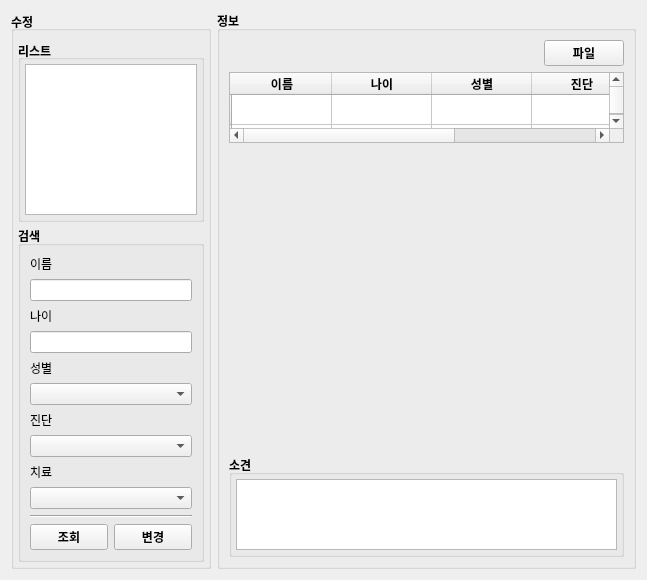
<?xml version="1.0" encoding="UTF-8"?>
<ui version="4.0">
 <class>PatientModifyForm</class>
 <widget class="QWidget" name="PatientModifyForm">
  <property name="geometry">
   <rect>
    <x>0</x>
    <y>0</y>
    <width>647</width>
    <height>580</height>
   </rect>
  </property>
  <property name="windowTitle">
   <string>Form</string>
  </property>
  <layout class="QVBoxLayout" name="verticalLayout_6">
   <item>
    <layout class="QHBoxLayout" name="horizontalLayout">
     <item>
      <widget class="QGroupBox" name="groupBox">
       <property name="maximumSize">
        <size>
         <width>200</width>
         <height>16777215</height>
        </size>
       </property>
       <property name="font">
        <font>
         <bold>true</bold>
        </font>
       </property>
       <property name="title">
        <string>수정</string>
       </property>
       <property name="alignment">
        <set>Qt::AlignmentFlag::AlignLeading|Qt::AlignmentFlag::AlignLeft|Qt::AlignmentFlag::AlignVCenter</set>
       </property>
       <layout class="QVBoxLayout" name="verticalLayout_3">
        <property name="spacing">
         <number>4</number>
        </property>
        <property name="leftMargin">
         <number>4</number>
        </property>
        <property name="rightMargin">
         <number>4</number>
        </property>
        <property name="bottomMargin">
         <number>4</number>
        </property>
        <item>
         <widget class="QGroupBox" name="groupBox_3">
          <property name="font">
           <font>
            <bold>true</bold>
           </font>
          </property>
          <property name="title">
           <string>리스트</string>
          </property>
          <property name="alignment">
           <set>Qt::AlignmentFlag::AlignLeading|Qt::AlignmentFlag::AlignLeft|Qt::AlignmentFlag::AlignVCenter</set>
          </property>
          <property name="flat">
           <bool>true</bool>
          </property>
          <property name="checkable">
           <bool>false</bool>
          </property>
          <layout class="QVBoxLayout" name="verticalLayout_2">
           <property name="spacing">
            <number>5</number>
           </property>
           <property name="leftMargin">
            <number>4</number>
           </property>
           <property name="topMargin">
            <number>4</number>
           </property>
           <property name="rightMargin">
            <number>4</number>
           </property>
           <property name="bottomMargin">
            <number>4</number>
           </property>
           <item>
            <widget class="QListWidget" name="lwListModify">
             <property name="font">
              <font>
               <bold>false</bold>
              </font>
             </property>
            </widget>
           </item>
          </layout>
         </widget>
        </item>
        <item>
         <widget class="QGroupBox" name="groupBox_4">
          <property name="font">
           <font>
            <bold>true</bold>
           </font>
          </property>
          <property name="title">
           <string>검색</string>
          </property>
          <property name="flat">
           <bool>true</bool>
          </property>
          <layout class="QVBoxLayout" name="verticalLayout">
           <item>
            <widget class="QLabel" name="label">
             <property name="font">
              <font>
               <bold>false</bold>
              </font>
             </property>
             <property name="text">
              <string>이름</string>
             </property>
            </widget>
           </item>
           <item>
            <widget class="QLineEdit" name="leNameModify"/>
           </item>
           <item>
            <widget class="QLabel" name="label_2">
             <property name="font">
              <font>
               <bold>false</bold>
              </font>
             </property>
             <property name="text">
              <string>나이</string>
             </property>
            </widget>
           </item>
           <item>
            <widget class="QLineEdit" name="leAgeModify"/>
           </item>
           <item>
            <widget class="QLabel" name="label_3">
             <property name="font">
              <font>
               <bold>false</bold>
              </font>
             </property>
             <property name="text">
              <string>성별</string>
             </property>
            </widget>
           </item>
           <item>
            <widget class="QComboBox" name="cbGenderModify">
             <property name="font">
              <font>
               <bold>false</bold>
              </font>
             </property>
            </widget>
           </item>
           <item>
            <widget class="QLabel" name="label_4">
             <property name="font">
              <font>
               <bold>false</bold>
              </font>
             </property>
             <property name="text">
              <string>진단</string>
             </property>
            </widget>
           </item>
           <item>
            <widget class="QComboBox" name="cbDiagnosisModify">
             <property name="font">
              <font>
               <bold>false</bold>
              </font>
             </property>
            </widget>
           </item>
           <item>
            <widget class="QLabel" name="label_5">
             <property name="font">
              <font>
               <bold>false</bold>
              </font>
             </property>
             <property name="text">
              <string>치료</string>
             </property>
            </widget>
           </item>
           <item>
            <widget class="QComboBox" name="cbTreatmentModify">
             <property name="font">
              <font>
               <bold>false</bold>
              </font>
             </property>
            </widget>
           </item>
           <item>
            <widget class="Line" name="line">
             <property name="orientation">
              <enum>Qt::Orientation::Horizontal</enum>
             </property>
            </widget>
           </item>
           <item>
            <layout class="QHBoxLayout" name="horizontalLayout_4">
             <item>
              <widget class="QPushButton" name="btnSearchModify">
               <property name="text">
                <string>조회</string>
               </property>
              </widget>
             </item>
             <item>
              <widget class="QPushButton" name="btnSaveModify">
               <property name="text">
                <string>변경</string>
               </property>
              </widget>
             </item>
            </layout>
           </item>
          </layout>
         </widget>
        </item>
       </layout>
      </widget>
     </item>
     <item>
      <widget class="QGroupBox" name="groupBox_2">
       <property name="font">
        <font>
         <bold>true</bold>
        </font>
       </property>
       <property name="title">
        <string>정보</string>
       </property>
       <layout class="QVBoxLayout" name="verticalLayout_5">
        <item>
         <layout class="QHBoxLayout" name="horizontalLayout_3">
          <item>
           <spacer name="horizontalSpacer">
            <property name="orientation">
             <enum>Qt::Orientation::Horizontal</enum>
            </property>
            <property name="sizeHint" stdset="0">
             <size>
              <width>40</width>
              <height>20</height>
             </size>
            </property>
           </spacer>
          </item>
          <item>
           <widget class="QPushButton" name="btnFileModify">
            <property name="text">
             <string>파일</string>
            </property>
           </widget>
          </item>
         </layout>
        </item>
        <item>
         <widget class="QTableWidget" name="twInfoModify">
          <row>
           <property name="text">
            <string/>
           </property>
          </row>
          <row>
           <property name="text">
            <string/>
           </property>
          </row>
          <row>
           <property name="text">
            <string/>
           </property>
          </row>
          <row>
           <property name="text">
            <string/>
           </property>
          </row>
          <row>
           <property name="text">
            <string/>
           </property>
          </row>
          <column>
           <property name="text">
            <string>이름</string>
           </property>
          </column>
          <column>
           <property name="text">
            <string>나이</string>
           </property>
          </column>
          <column>
           <property name="text">
            <string>성별</string>
           </property>
          </column>
          <column>
           <property name="text">
            <string>진단</string>
           </property>
          </column>
          <column>
           <property name="text">
            <string>치료</string>
           </property>
          </column>
          <item row="0" column="0">
           <property name="text">
            <string/>
           </property>
          </item>
          <item row="0" column="1">
           <property name="text">
            <string/>
           </property>
          </item>
          <item row="0" column="2">
           <property name="text">
            <string/>
           </property>
          </item>
          <item row="0" column="3">
           <property name="text">
            <string/>
           </property>
          </item>
          <item row="0" column="4">
           <property name="text">
            <string/>
           </property>
          </item>
          <item row="1" column="0">
           <property name="text">
            <string/>
           </property>
          </item>
         </widget>
        </item>
        <item>
         <widget class="QLabel" name="lbImageModify">
          <property name="minimumSize">
           <size>
            <width>0</width>
            <height>300</height>
           </size>
          </property>
          <property name="text">
           <string/>
          </property>
          <property name="scaledContents">
           <bool>true</bool>
          </property>
         </widget>
        </item>
        <item>
         <widget class="QGroupBox" name="groupBox_5">
          <property name="title">
           <string>소견</string>
          </property>
          <layout class="QVBoxLayout" name="verticalLayout_4">
           <property name="spacing">
            <number>4</number>
           </property>
           <property name="leftMargin">
            <number>4</number>
           </property>
           <property name="topMargin">
            <number>4</number>
           </property>
           <property name="rightMargin">
            <number>4</number>
           </property>
           <property name="bottomMargin">
            <number>4</number>
           </property>
           <item>
            <widget class="QTextEdit" name="teDoctorNote">
             <property name="font">
              <font>
               <bold>false</bold>
              </font>
             </property>
            </widget>
           </item>
          </layout>
         </widget>
        </item>
       </layout>
      </widget>
     </item>
    </layout>
   </item>
  </layout>
 </widget>
 <resources/>
 <connections/>
</ui>
